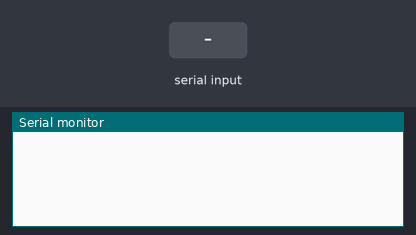
Bench run of a sketch on a simulated Arduino Uno, built with avr-gcc and run on an emulated ATmega328P. Shown: the last lines printed to the serial monitor. The inputs (shaded band) are chosen by the test bench.

Above: at 1.2 s.
1.3 s: "RESET\n" received over Serial
At 3.0 s:
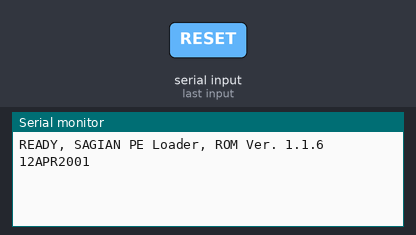
3.3 s: "MOVE\n" received over Serial
At 5.6 s:
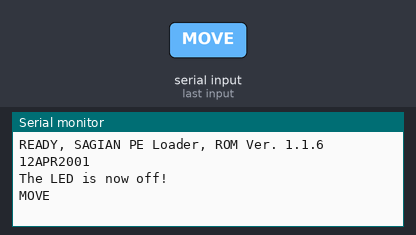

The sketch:

9-8-26.ino
```cpp
String inputString = "";
bool stringComplete = false;

void setup() {
  Serial.begin(19200);
  inputString.reserve(200); // reserve 200 bytes for the inputString:
}

void loop() {
  // print the string when a newline arrives:
  if (stringComplete) {
    if (inputString.equals("RESET")) {
      delay(500);
      Serial.println("READY, SAGIAN PE Loader, ROM Ver. 1.1.6 12APR2001");

    } else if (inputString.startsWith("MOVE")) {
      delay(1500);
      Serial.println("The LED is now off!");
      Serial.println(inputString);
    }

    // TODO: do the command

    inputString = "";
    stringComplete = false;
  }
}


void serialEvent() {
  while (Serial.available()) {
    char inChar = (char)Serial.read();

    if (inChar == '\n') {
      stringComplete = true;
    } else {
      inputString += inChar;
    }


  }
}
```

Measured:
- after the input at 1.3 s, the serial monitor: prints a new line after 0.50 s (image 1)
- after the input at 3.3 s, the serial monitor: prints a new line after 1.5 s (image 2)
